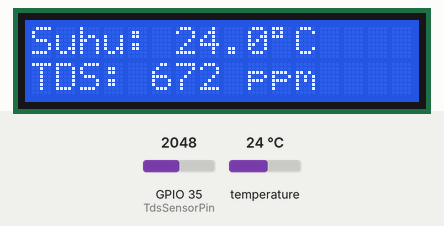
Recording of a sketch running on a simulated ESP32. On the bench: 16×2 character LCD. The test bench sets the inputs (shaded band); at power-on: temperature 24 °C, GPIO 35 (TdsSensorPin) = 2048. What the sketch prints to the serial monitor is not drawn.

Above: at 4.2 s.
4.3 s: temperature set to 12 °C
At 9.9 s:
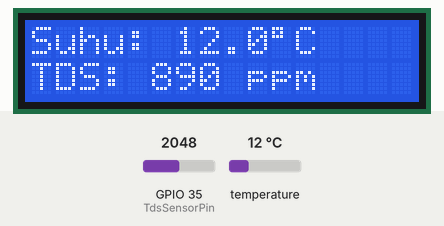
11.1 s: GPIO 35 (TdsSensorPin) set to 2866
At 16.6 s:
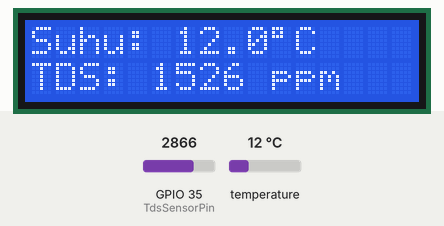
17.9 s: temperature set to 19 °C
At 22.1 s:
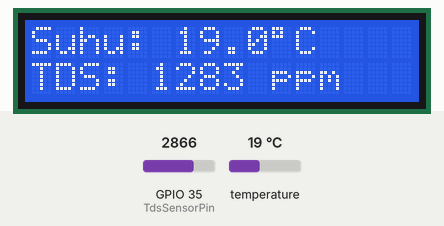
24.7 s: GPIO 35 (TdsSensorPin) set to 3603
At 27.5 s:
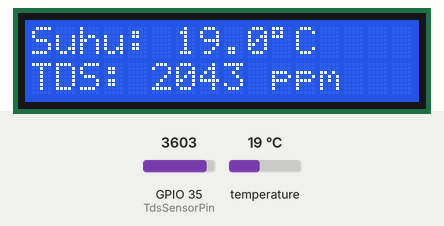
31.5 s: temperature set to 28 °C
At 34.2 s:
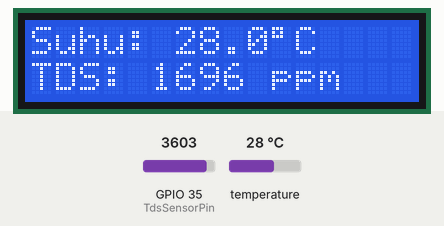
38.3 s: GPIO 35 (TdsSensorPin) set to 4095
At 39.7 s:
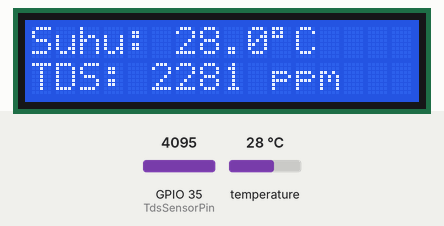
Timing chart, 0 to 41.3 s (numbered marks = the images above; inputs shaded):
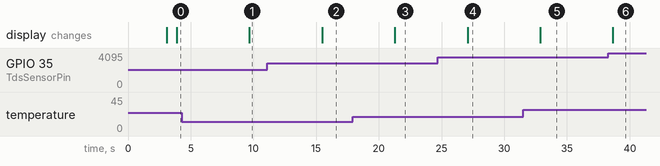

The sketch:

TDS_SUHU.ino
```cpp
#include <Wire.h>
#include <EEPROM.h>
#include <GravityTDS.h> // library TDS
#include <OneWire.h> // library OneWire
#include <DallasTemperature.h> // library DS18B20
#include <LiquidCrystal_I2C.h>

#define ONE_WIRE_BUS 5
#define TdsSensorPin 35  // GPIO35 on ESP32

int lcdColumns = 16;
int lcdRows = 2;
LiquidCrystal_I2C lcd(0x27, 16, 2);
OneWire oneWire(ONE_WIRE_BUS);
DallasTemperature sensors(&oneWire);
GravityTDS gravityTds;

float temperature = 25, tdsValue = 0;

void setup() {
    Serial.begin(115200);
    lcd.init();
    lcd.backlight();
    lcd.setCursor(0, 0);
    lcd.print("Skripsi Mustain");
    delay(3000);
    lcd.clear();

    //inisialisasi DS18B20
    sensors.begin();

    //inisialisasi TDS
    gravityTds.setPin(TdsSensorPin);
    gravityTds.setAref(3.3);
    gravityTds.setAdcRange(4096);
    gravityTds.begin();

    Serial.println("TDS Sensor Initialized");
}

void loop() {
    // Ambil data suhu
    sensors.requestTemperatures();
    temperature = sensors.getTempCByIndex(0);

    // Update nilai TDS
    gravityTds.setTemperature(temperature);
    gravityTds.update();
    tdsValue = gravityTds.getTdsValue();

    // Tampilkan ke Serial Monitor
    Serial.print("Suhu: ");
    Serial.print(temperature);
    Serial.print(" C, TDS: ");
    Serial.print(tdsValue, 0);
    Serial.println(" ppm");

    // Tampilkan ke LCD
    lcd.setCursor(0, 0);
    lcd.print("Suhu: ");
    lcd.print(temperature, 1);
    lcd.print((char)223); // Simbol derajat
    lcd.print("C     "); // Spasi untuk bersihin sisa karakter

    lcd.setCursor(0, 1);
    lcd.print("TDS: ");
    lcd.print(tdsValue, 0);
    lcd.print(" ppm   ");

    delay(5000);
}
```

Measured:
- after the input at 4.3 s, the display: changes after 5.4 s (image 1)
- after the input at 11.1 s, the display: changes after 4.4 s (image 2)
- after the input at 17.9 s, the display: changes after 3.4 s (image 3)
- after the input at 24.7 s, the display: changes after 2.4 s (image 4)
- after the input at 31.5 s, the display: changes after 1.4 s (image 5)
- after the input at 38.3 s, the display: changes after 0.37 s (image 6)
